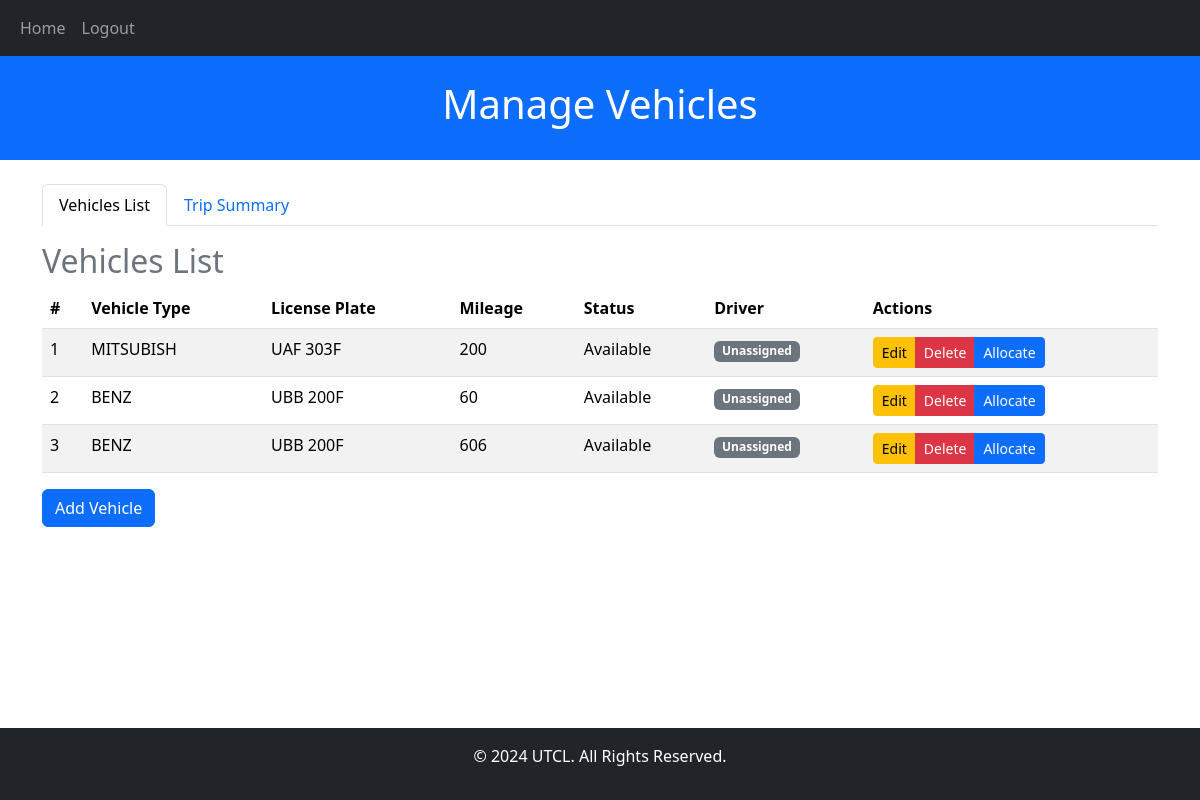
/vehicles/ (signed in), run on an earlier commit of the app's database.
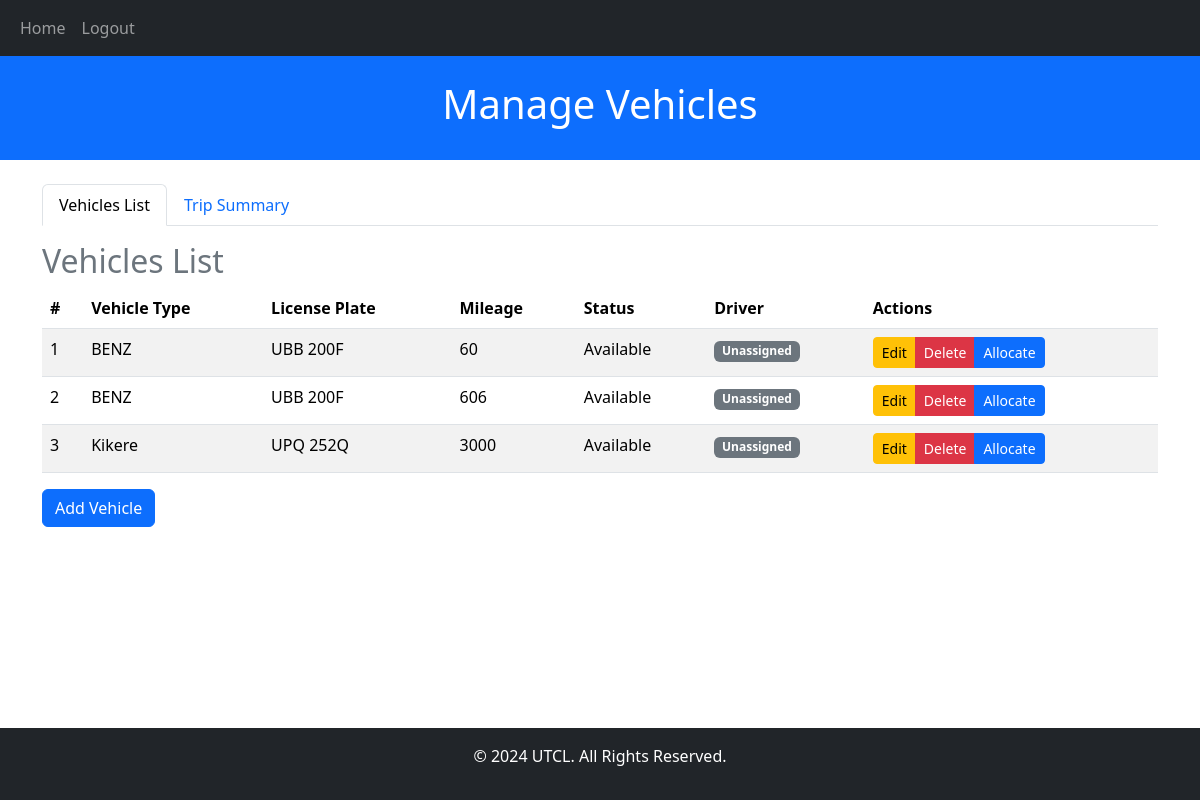
And on a later commit of the database.
### fleetApp/models.py (models this page shows, shortened)
class Vehicle(models.Model):
  ENGIN = [
    ("GAS", "Gasoline"),
    ("HYB", "Hybrid"),
    ("DIS", "Diesel"),
    ("ELE", "Electric")
  ]
  STATUS = [
    ("Av", "Available"),
    ("Al", "Allocated")
  ]
  vehicle_plate = models.CharField(max_length=20)
  vehicle_type = models.CharField(max_length=50)
  mileage = models.PositiveIntegerField()
  engine_type = models.CharField(max_length=4, choices=ENGIN)
  status = models.CharField(max_length=2, choices=STATUS, default="Available")

### fleetApp/views.py (the view)
# urls.py: path('vehicles/', views.vehicle_view, name='vehicle'),
@login_required
def vehicle_view(request):
    vehicles = Vehicle.objects.all()
    requests = Request.objects.filter(request_status="C").annotate(
        usage_summary=ExpressionWrapper(
            F('mileage_at_return') - F('mileage_at_assignment'),
            output_field=IntegerField()
        )
    )
    context = {
        'vehicles': vehicles,
        'requests': requests,
    }
    return render(request, 'fleetApp/vehicle/vehicles.html', context)

### fleetApp/templates/fleetApp/vehicle/vehicles.html (shortened to what this page needs)
{% extends "main.html" %}
{% load crispy_forms_tags %}
{% block header %}Manage Vehicles{% endblock %}
{% block content %}
<div class="containers">
    <ul class="nav nav-tabs mb-3" id="fleetTab" role="tablist">
        <li class="nav-item" role="presentation">
            <button class="nav-link active" id="vehicles-list-tab" data-bs-toggle="tab" data-bs-target="#vehicles-list" type="button" role="tab" aria-controls="vehicles-list" aria-selected="true">
                Vehicles List
            </button>
        </li>
        <li class="nav-item" role="presentation">
            <button class="nav-link" id="trip-summary-tab" data-bs-toggle="tab" data-bs-target="#trip-summary" type="button" role="tab" aria-controls="trip-summary" aria-selected="false">
                Trip Summary
            </button>
        </li>
    </ul>
    <div class="tab-content" id="fleetTabContent">
        <div class="tab-pane fade show active" id="vehicles-list" role="tabpanel" aria-labelledby="vehicles-list-tab">
            <h2 class="text-secondary">Vehicles List</h2>
            <table class="table table-striped">
                <thead>
                    <tr>
                        <th>#</th>
                        <th>Vehicle Type</th>
                        <th>License Plate</th>
                        <th>Mileage</th>
                        <th>Status</th>
                        <th>Driver</th>
                        <th>Actions</th>
                    </tr>
                </thead>
                <tbody>
                    {% for vehicle in vehicles %}
                    <tr>
                        <td>{{ forloop.counter }}</td>
                        <td>{{ vehicle.vehicle_type }}</td>
                        <td>{{ vehicle.vehicle_plate }}</td>
                        <td>{{ vehicle.mileage }}</td>
                        <td>{{ vehicle.status }}</td>
                        <td>
                            {% if vehicle.status == "Allocated" %}
                                {{ vehicle.driver_set.first.driver_name }}
                            {% else %}
                                <span class="badge bg-secondary">Unassigned</span>
                            {% endif %}
                        </td>
                        <td>
                            <div class="btn-group" role="group" aria-label="Actions">
                                <a href="{% url 'edit_vehicle' vehicle.id %}" class="btn btn-sm btn-warning">Edit</a>
                                <a href="{% url 'delete_vehicle' vehicle.id %}" class="btn btn-sm btn-danger" onclick="return confirm('Are you sure you want to delete this vehicle?');">Delete</a>
                                {% if vehicle.status == "Available" %}
                                    <a href="{% url 'allocate_vehicle' vehicle.id %}" class="btn btn-sm btn-primary">Allocate</a>
                                {% else %}
                                    <a href="{% url 'return_vehicle' vehicle.id %}" class="btn btn-sm btn-success">Return</a>
                                {% endif %}
                            </div>
                        </td>
                    </tr>
                    {% endfor %}
                </tbody>
            </table>
            <a href="{% url 'add_vehicle' %}" class="btn btn-primary">Add Vehicle</a>
        </div>
    </div>
</div>
{% endblock %}

What changed in the data, as far as the page shows it:
removed Vehicle: vehicle_type "MITSUBISH", vehicle_plate "UAF 303F", mileage "200", status "Available", shows "Unassigned", shows "Allocate"
added Vehicle: vehicle_type "Kikere", vehicle_plate "UPQ 252Q", mileage "3000", status "Available", shows "Unassigned", shows "Allocate"
